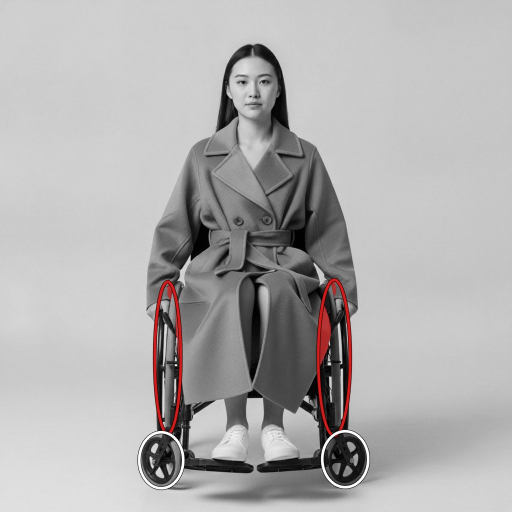
#> input picture proof_results/overlays/m1_studio__g1_long_wool_coat.jpg, 1024 x 1024 px, given in place of m1_studio.png, which was not available (shown at 1/2 size)
$ python run_matrix.py
#> lines starting #> are read from the running program, lines starting #| are printed output that depends on the picture
### seatedfit/catalogue.py
"""The sample models, the garment catalogue, and the paid render cache."""
from __future__ import annotations

import json
import os
from pathlib import Path

ROOT = Path(__file__).resolve().parents[1]
ASSETS = ROOT / "assets"
PROOF = ROOT / "proof_results"
RENDERS = PROOF / "renders"
LEDGER = PROOF / "youcam_calls.jsonl"
FAILURES = PROOF / "render_failures.json"

MODELS = {
    "m1_studio": "Woman with long dark hair in a white T-shirt and black leggings, manual wheelchair, pale studio",
    "m2_studio": "Man in a grey T-shirt and black trousers, sports wheelchair, grey studio",
    "m3_home": "Older woman in a navy top and grey trousers, power wheelchair, living room",
    "m4_home": "Young man in a white T-shirt and jeans, sports wheelchair, hallway",
    "m5_outdoor": "Woman in a black top and navy trousers, manual wheelchair, outdoors on a pavement",
    "m6_side": "Older man in a blue T-shirt and grey trousers, manual wheelchair, three-quarter view",
}

# length is what a shopper would call it; category is what the API is told.
GARMENTS = {
    "g1_long_wool_coat": {"name": "Long wool coat", "length": "long", "category": "full_body"},
    "g2_maxi_dress": {"name": "Maxi dress", "length": "long", "category": "full_body"},
    "g3_trench": {"name": "Trench coat", "length": "long", "category": "full_body"},
    "g4_crop_jacket": {"name": "Cropped jacket", "length": "short", "category": "upper_body"},
    "g5_shirt": {"name": "Shirt", "length": "short", "category": "upper_body"},
    "g6_knit": {"name": "Knit jumper", "length": "short", "category": "upper_body"},
    "g7_blazer": {"name": "Blazer", "length": "short", "category": "upper_body"},
    "g8_puffer_long": {"name": "Long puffer coat", "length": "long", "category": "full_body"},
}


def model_path(model: str) -> Path:
    return ASSETS / "models" / f"{model}.png"


def garment_path(garment: str) -> Path:
    return ASSETS / "garments" / f"{garment}.png"


def render_path(model: str, garment: str, category: str) -> Path:
    return RENDERS / f"{model}__{garment}__{category}.jpg"


def load_failures() -> dict:
    return json.loads(FAILURES.read_text(encoding="utf-8")) if FAILURES.exists() else {}


# [31 lines left out: functions _save_failure, render_cached, not called in this run]

### scripts/run_matrix.py
"""Run the render check over every saved render and write proof_results/matrix.json,
the overlays, and the web images. Spends nothing: renders come from the cache."""
import hashlib
import json
import sys
from pathlib import Path

import numpy as np
from PIL import Image

ROOT = Path(__file__).resolve().parents[1]
sys.path.insert(0, str(ROOT))

from seatedfit import checks, overlay, regions  # noqa: E402
from seatedfit.catalogue import GARMENTS, MODELS, PROOF, garment_path, load_failures, model_path, render_path  # noqa: E402

OVERLAYS = PROOF / "overlays"
WEB = PROOF / "web"


def sha(p: Path) -> str:
    return hashlib.sha256(p.read_bytes()).hexdigest()[:16]


def jpg(arr_or_path, out: Path, side=640, q=84):
#> called with side = 640, q = 84
    im = Image.fromarray(arr_or_path) if isinstance(arr_or_path, np.ndarray) else Image.open(arr_or_path).convert("RGB")
#> im is the input picture: PIL image 1024x1024 RGB; mean R, G, B 176.1, 174.7, 174.7
    im.thumbnail((side, side))
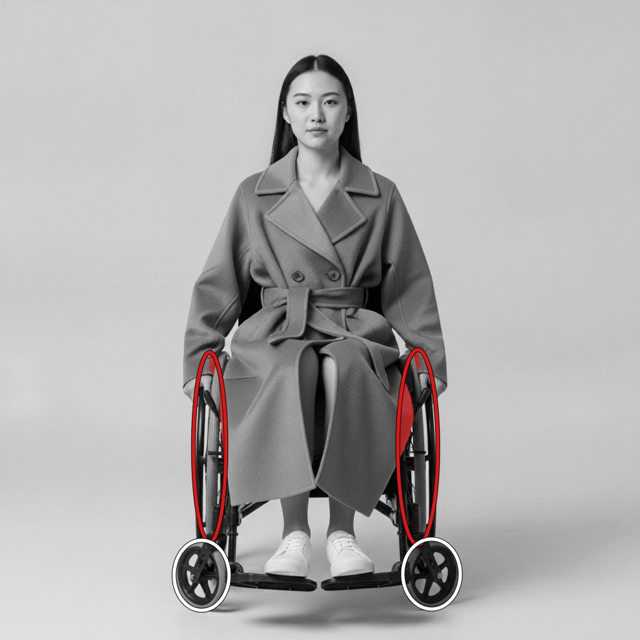
#> im: PIL image 640x640 RGB; mean R, G, B 176.1, 174.7, 174.7
    out.parent.mkdir(parents=True, exist_ok=True)
    im.save(out, quality=q)


def main():
    for m in MODELS:
        jpg(model_path(m), WEB / "models" / f"{m}.jpg")
#> pass 2 of the loop in main, `for m in MODELS:`:
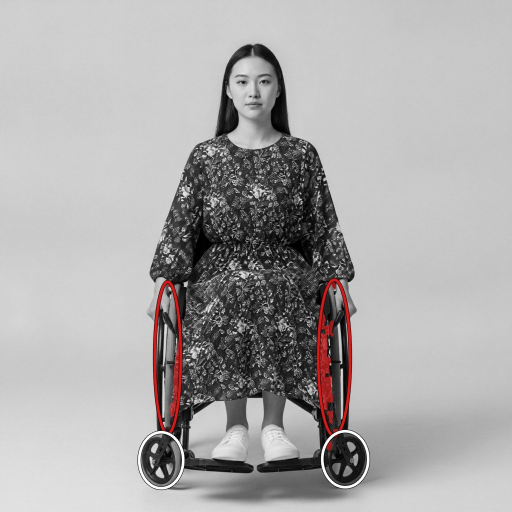
#> input picture proof_results/overlays/m1_studio__g2_maxi_dress.jpg, 1024 x 1024 px, given in place of m2_studio.png, which was not available (shown at 1/2 size)
#> in jpg, im is the input picture: PIL image 1024x1024 RGB; mean R, G, B 171.5, 169.7, 169.7
#> in jpg (call 2), `im.thumbnail((side, side))`:
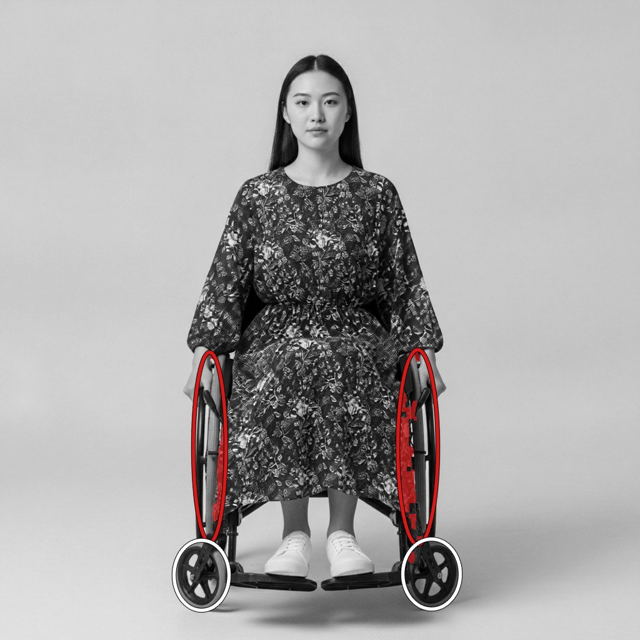
#> im: PIL image 640x640 RGB; mean R, G, B 171.5, 169.7, 169.7
    for g in GARMENTS:
        jpg(garment_path(g), WEB / "garments" / f"{g}.jpg")
    fails = load_failures()
    cells = []
    for m, person in MODELS.items():
        src = np.array(Image.open(model_path(m)).convert("RGB"))
        reg = regions.locate_marked(m, src)
        for g, info in GARMENTS.items():
            cat = info["category"]
            path = render_path(m, g, cat)
            cell = {"model": m, "garment": g, "category": cat, "source_sha": sha(model_path(m)),
                    "garment_sha": sha(garment_path(g))}
            if not path.exists():
                reason = fails.get(path.stem, "no render saved")
                cell |= {"verdict": "no_render", "api_error": reason, "checks": [],
                         "alt": f"No render: the try-on service returned {reason}."}
                cells.append(cell)
                continue
            res = np.array(Image.open(path).convert("RGB"))
            rep = checks.run_checks(src, res, reg)
            d = rep.to_dict()
            if res.shape != src.shape:
                res = np.array(Image.fromarray(res).resize(src.shape[1::-1]))
            ov = overlay.draw(res, reg, rep)
            name = f"{m}__{g}.jpg"
            OVERLAYS.mkdir(exist_ok=True)
            Image.fromarray(ov).save(OVERLAYS / name, quality=88)
            jpg(ov, WEB / "overlays" / name, side=720)
            jpg(res, WEB / "renders" / name, side=720)
            cell |= d | {"render": path.relative_to(ROOT).as_posix(), "render_sha": sha(path),
                         "overlay": f"overlays/{name}", "web": name,
                         "alt": overlay.alt_text(info["name"], person, d)}
            cells.append(cell)
    counts = {k: sum(c["verdict"] == k for c in cells) for k in ("pass", "warn", "fail", "no_render")}
    out = {"thresholds": checks.THRESHOLDS, "models": len(MODELS), "garments": len(GARMENTS),
           "cells_total": len(cells), "counts": counts, "cells": cells}
    (PROOF / "matrix.json").write_text(json.dumps(out, indent=1), encoding="utf-8")
    print(counts)
    for c in cells:
        ch = {x["id"]: x for x in c["checks"]}
        if ch:
            print(f"{c['model']:11s}{c['garment'][:15]:16s}{c['verdict']:5s}" + " ".join(
                f"{k[:3]}={ch[k]['value']}/{ch[k]['status'][0]}" for k in ch),
                ch["chair"]["detail"].get("worst_wheel_edges_kept"), ch["person"]["detail"].get("worst_hand"))


if __name__ == "__main__":
#> (the run stopped early here; a loop or call above may not have finished)
